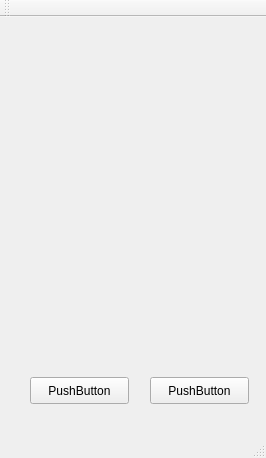
<?xml version="1.0" encoding="UTF-8"?>
<ui version="4.0">
 <class>MainWindow</class>
 <widget class="QMainWindow" name="MainWindow">
  <property name="geometry">
   <rect>
    <x>0</x>
    <y>0</y>
    <width>266</width>
    <height>458</height>
   </rect>
  </property>
  <property name="windowTitle">
   <string>MainWindow</string>
  </property>
  <widget class="QWidget" name="centralWidget">
   <widget class="QPushButton" name="pushButton">
    <property name="geometry">
     <rect>
      <x>30</x>
      <y>360</y>
      <width>99</width>
      <height>27</height>
     </rect>
    </property>
    <property name="text">
     <string>PushButton</string>
    </property>
   </widget>
   <widget class="QPushButton" name="pushButton_2">
    <property name="geometry">
     <rect>
      <x>150</x>
      <y>360</y>
      <width>99</width>
      <height>27</height>
     </rect>
    </property>
    <property name="text">
     <string>PushButton</string>
    </property>
   </widget>
  </widget>
  <widget class="QMenuBar" name="menuBar">
   <property name="geometry">
    <rect>
     <x>0</x>
     <y>0</y>
     <width>266</width>
     <height>25</height>
    </rect>
   </property>
  </widget>
  <widget class="QToolBar" name="mainToolBar">
   <attribute name="toolBarArea">
    <enum>TopToolBarArea</enum>
   </attribute>
   <attribute name="toolBarBreak">
    <bool>false</bool>
   </attribute>
  </widget>
  <widget class="QStatusBar" name="statusBar"/>
 </widget>
 <layoutdefault spacing="6" margin="11"/>
 <resources/>
 <connections/>
</ui>
